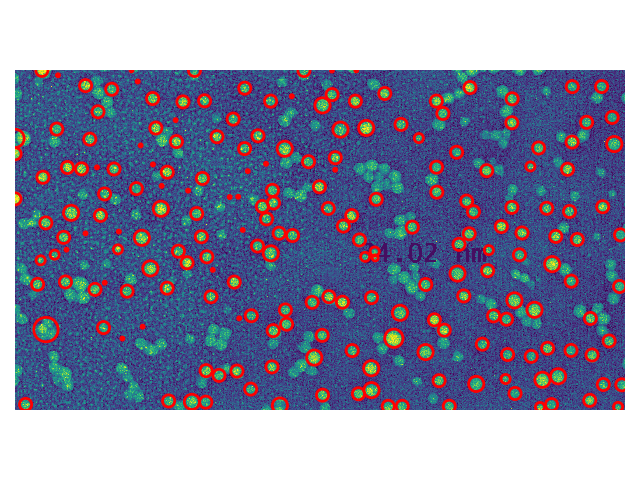
#> input picture Media/12_blobs.png, 640 x 480 px
$ python -i TEM.py   (imports and definitions only)   (older library calls are emulated)
#> lines starting #> are read from the running program, lines starting #| are printed output that depends on the picture
from skimage import data, io, filters
from skimage.feature import blob_doh, blob_dog, peak_local_max, canny
from skimage.morphology import watershed
from skimage.restoration import denoise_bilateral
import numpy as np
import matplotlib.pyplot as plt
from skimage.measure import regionprops
import matplotlib.patches as mpatches
from skimage.morphology import label
from scipy import ndimage as ndi
import click
from pathlib import Path
from tqdm import tqdm
import seaborn as sb
import csv
from ncempy.io import dm

# [1 line not run here, left out]

# [4 lines left out: function threshold, not called in this run]


def rolling_ball(img):
    pass


def watershed_segmentation(img):
    distance = ndi.distance_transform_edt(img)
    local_max = peak_local_max(distance, indices=False)
    plt.plot(local_max)
    plt.show()
    markers = ndi.label(local_max)[0]
    return watershed(-distance, markers, compactness=0.01)


def denoising(img):
    return denoise_bilateral(img, multichannel=False)


def edge_detection(img):
    edges = filters.sobel(img)
    return edges


def blob_detection(img):
    """Finds maximas in the determinant of the Hessian of the image, which should correspond to particles"""
    return blob_doh(img, min_sigma=11, max_sigma=100)


class Overlay:
    # [15 lines left out: functions __init__, blob, not called in this run]

    def sobel_edge(self, edgemap):
        self.ax.imshow(edgemap)
        plt.savefig(f'{self.outpath}_edges')


def scale_bar(img):
    pass


# [5 lines left out: function particle_diameters, not called in this run]


def population_sample():
    pass


# [72 lines left out: functions fitness_function, _flatten, plot_kde, summary_stats, main, not called in this run]


# [2 lines not run here, left out]

>>> import cv2
>>> picture = cv2.imread('Media/12_blobs.png', cv2.IMREAD_GRAYSCALE)
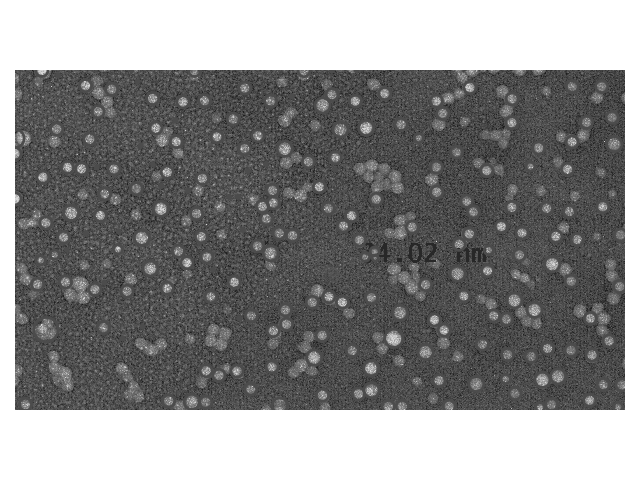
#> picture: shape (480, 640); min 29, max 255, mean 138.8
>>> result = watershed_segmentation(picture)
#> in watershed_segmentation, `distance = ndi.distance_transform_edt(img)`:
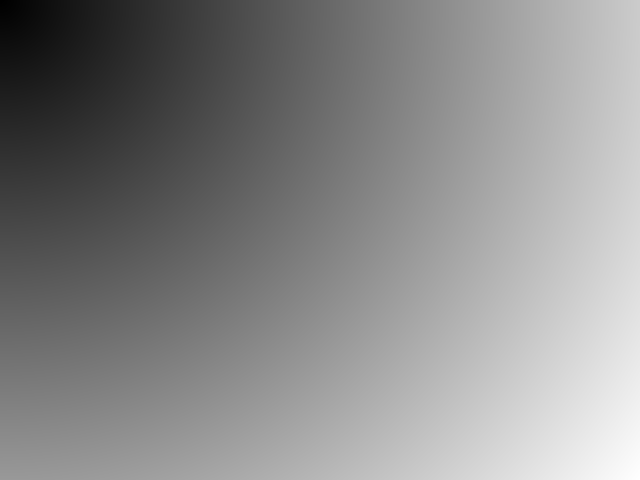
#> distance: shape (480, 640) float64; min 1, max 799.2, mean 431.1; drawn with min black and max white
#> in watershed_segmentation, `local_max = peak_local_max(distance, indices=False)`: local_max: shape (480, 640) bool; every value is 0
#> in watershed_segmentation, `plt.show()`:
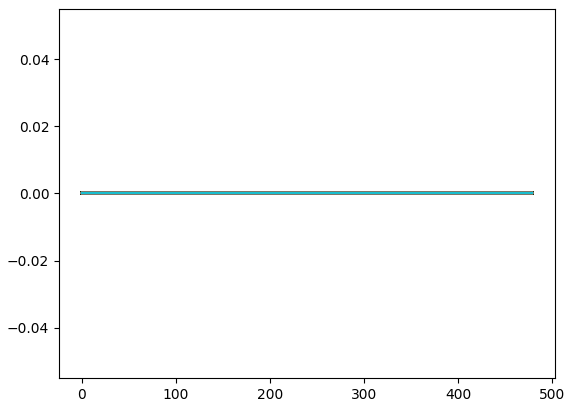
#> figure drawn by matplotlib, 1 panel
#> in watershed_segmentation, `markers = ndi.label(local_max)[0]`: markers: shape (480, 640) int32; every value is 0
